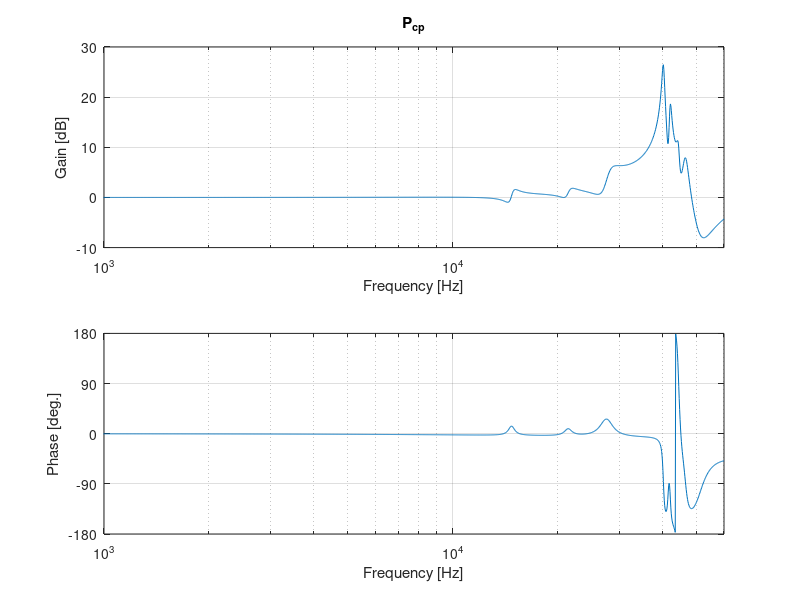

The MATLAB source for this figure:
% modeling/hddpzt.m
% MATLAB code to generate the pzt-stage HDD model
num_sector=420;                   % Number of sector
num_rpm=7200;                     % Number of RPM
Ts = 1/(num_rpm/60*num_sector);   % Sampling time

% PZT
omega_pzt=[14800 ,21500 ,28000 ,40200 ,42050,44400,46500 ,100000]*2*pi;
kappa_pzt=[-0.005,-0.01 ,-0.1  ,+0.8  ,0.3  ,-0.25  ,0.3  ,10.0 ];
zeta_pzt =[0.025 ,0.03  ,0.05  ,0.008  ,0.008 ,0.01 ,0.02  ,0.3 ];

Sys_Pc_pzt_c1=0;
for i=1:length(omega_pzt)
	Sys_Pc_pzt_c1=Sys_Pc_pzt_c1+tf([0,0,kappa_pzt(i)],[1, 2*zeta_pzt(i)*omega_pzt(i), (omega_pzt(i))^2]);
end
Sys_Pc_pzt_c1=Sys_Pc_pzt_c1/abs(freqresp(Sys_Pc_pzt_c1,0));

%% Frequency response
f=logspace(1,log10(60e3),3000);
Fr_Pc_pzt_c1=squeeze(freqresp(Sys_Pc_pzt_c1,f*2*pi)).';

%% figure
figure
subplot(211)
semilogx(f,20*log10(abs(Fr_Pc_pzt_c1)))
title('P_{cp}');xlabel('Frequency [Hz]');ylabel('Gain [dB]');grid;axis([1e3 f(end) -10 30])
subplot(212)
semilogx(f,angle(Fr_Pc_pzt_c1)*180/pi)
xlabel('Frequency [Hz]');ylabel('Phase [deg.]');grid;axis([1e3 f(end) -180 180]);yticks(-180:90:180)
% saveas(gcf,'images/hdd_pcpzt_baseline.png')
% saveas(gcf,'images/hdd_pcpzt_baseline.pdf')
